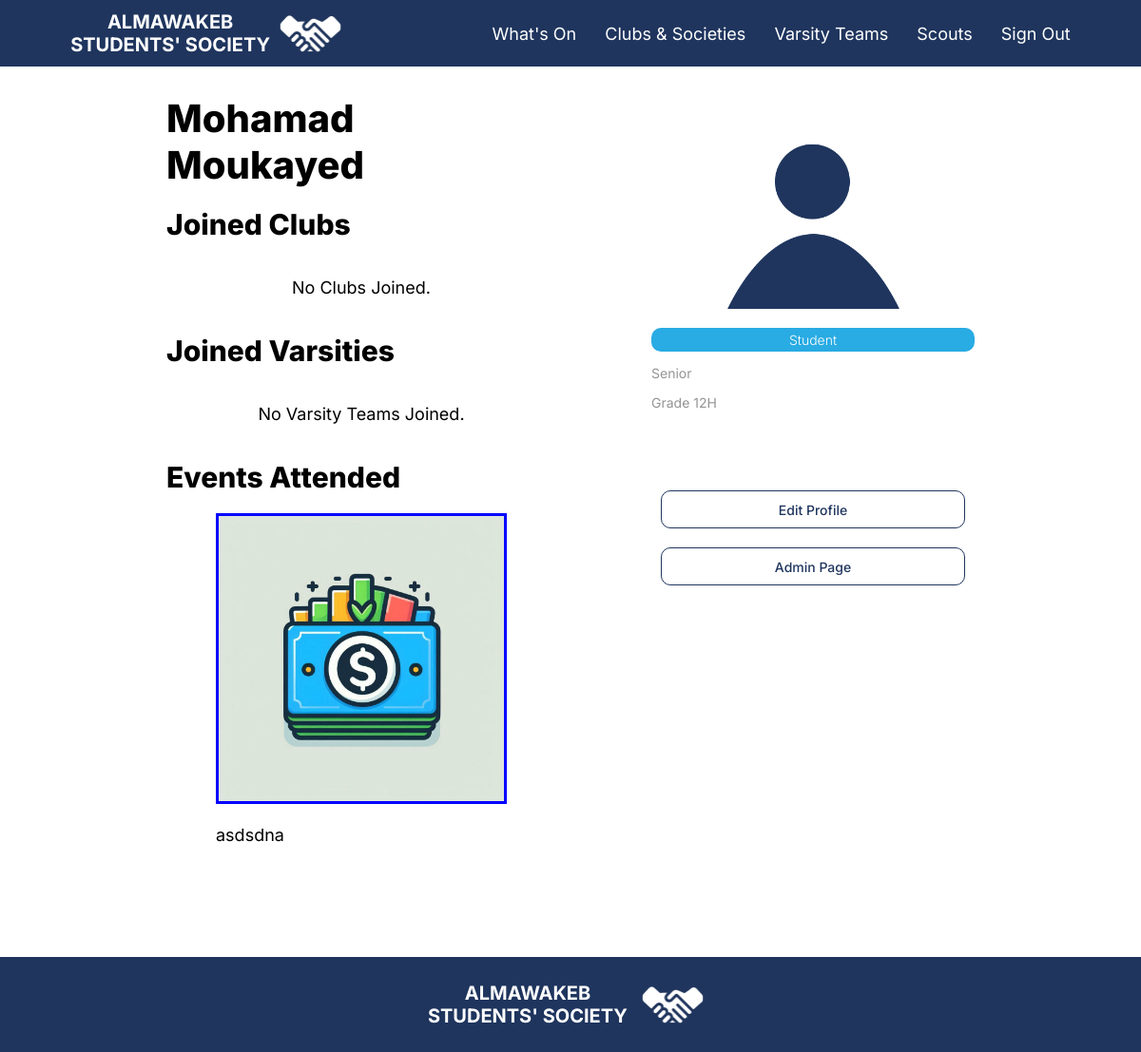
The app's page /profile/User (signed in), older data.
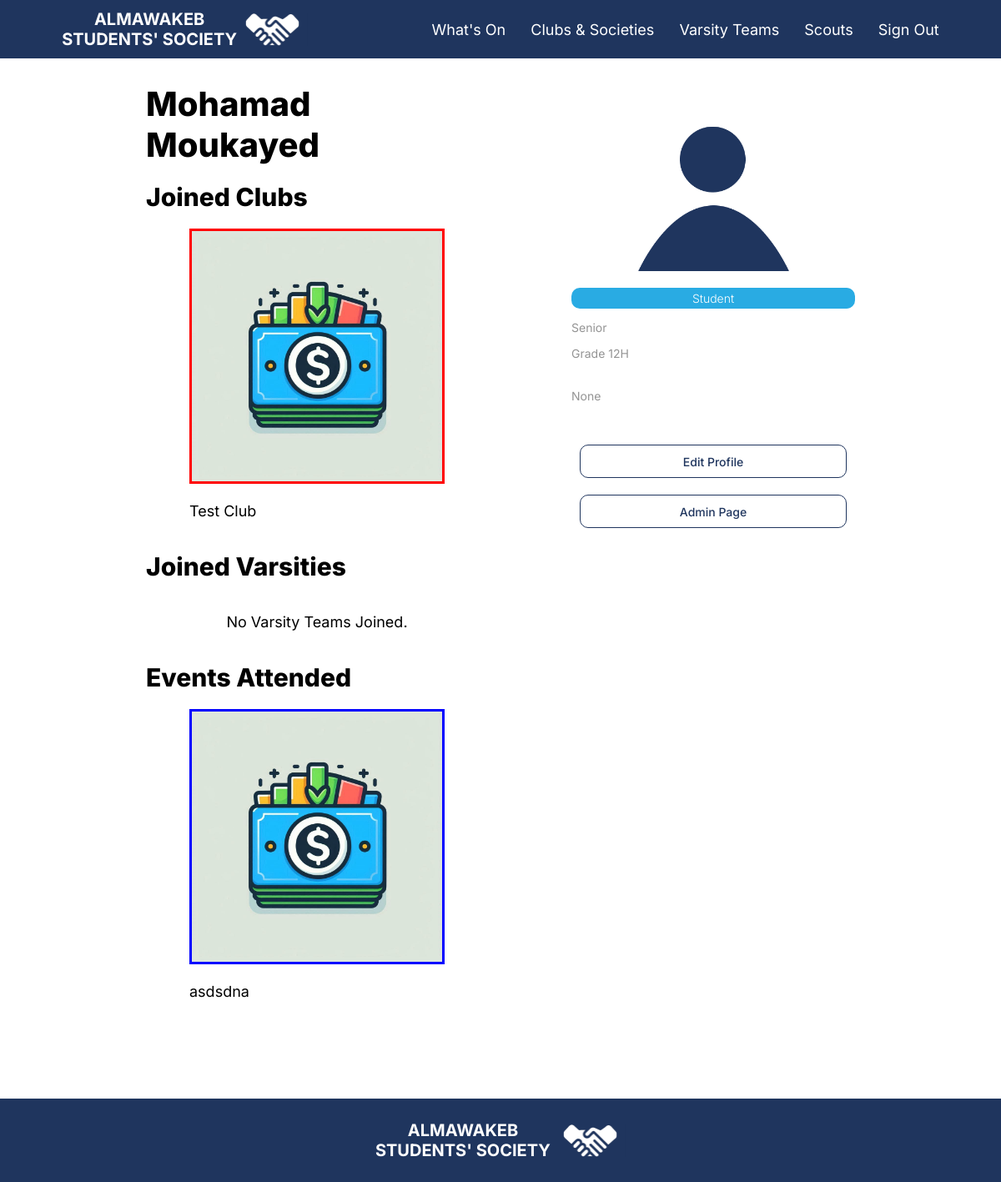
The same page, newer data.
### mainapp/models.py (models this page shows, shortened)
class Event(models.Model):
    GROUP_CHOICES = [
        ('ngr', 'All Year Levels'),
        ('12', 'Senior'),
        ('11', 'Junior'),
        ('10', 'Sophomore'),
        ('9', 'Freshman'),
    ]
    GRADE_CHOICES = [
        ('nosec', 'All Sections'),
        ('A', 'A'),
        ('B', 'B'),
        ('C', 'C'),
        ('D', 'D'),
        ('E', 'E'),
        ('F', 'F'),
        ('G', 'G'),
        ('H', 'H'),
        ('I', 'I'),
        ('J', 'J'),
    ]
    author = models.ForeignKey(Club, on_delete=models.CASCADE, related_name='authored_events')
    cover = models.ImageField(upload_to='event_covers/', blank=True, null=True)  # Remove default and allow blank/null
    title = models.CharField(max_length=100)
    text = models.TextField()
    summary = models.CharField(max_length=150)
    date = models.DateField()
    start_time = models.TimeField(blank=True, null=True)
    end_time = models.TimeField(blank=True, null=True)
    published_date = models.DateTimeField(null=True, blank=True)
    location = models.CharField(max_length=150, blank=True)
    color = models.ForeignKey(Club, on_delete=models.CASCADE, related_name='club_color', blank=True, null=True)
    group = models.CharField(max_length=3, choices=GROUP_CHOICES,default="ngr")
    grade = models.CharField(max_length=5, choices=GRADE_CHOICES,default="nosec")
    members_only = models.BooleanField(default=False)
    highlight = models.BooleanField(default=False)
    significant_event = models.BooleanField(default=False)
    attending_Students = models.ManyToManyField(User, related_name='attending_students', blank=True)
    confirmed_Students = models.ManyToManyField(User, related_name='confirm_students', blank=True)
    links = models.ManyToManyField(Links, related_name='events_links', blank=True)
    typeitem = "event"

class User(AbstractBaseUser, PermissionsMixin):
    name = models.CharField(max_length=255)
    email = models.EmailField(verbose_name="email", max_length=60, unique=True)
    is_admin = models.BooleanField(default=False)
    is_staff = models.BooleanField(default=False)
    is_active = models.BooleanField(default=True)
    associated_student = models.ForeignKey("Student",null=True, blank=True, on_delete=models.CASCADE)
    associated_faculty = models.ForeignKey("Faculty",null=True, blank=True, on_delete=models.CASCADE)
    associated_clubs = models.ManyToManyField("Club", blank=True,related_name="associated_clubs")
    associated_varsities = models.ManyToManyField("Varsity", blank=True,related_name="associated_varsity")
    objects = UserManager()
    USERNAME_FIELD = 'email'
    REQUIRED_FIELDS = ['name']

class Student(models.Model):
    student_db_id = models.CharField(max_length=20, primary_key=True,help_text="Student ID")
    YEAR_CHOICES = [
        ('FR', 'Freshman'),
        ('SO', 'Sophomore'),
        ('JR', 'Junior'),
        ('SR', 'Senior'),
    ]
    SECTION_CHOICES = [
        ('A', 'A'),
        ('B', 'B'),
        ('C', 'C'),
        ('D', 'D'),
        ('E', 'E'),
        ('F', 'F'),
        ('G', 'G'),
        ('H', 'H'),
        ('I', 'I'),
        ('J', 'J'),
    ]
    year_level = models.IntegerField(blank=True, null=True)
    section = models.CharField(max_length=1, choices=SECTION_CHOICES)
    profile_picture = models.ImageField(upload_to='profiles/', null=True, blank=True, default='default-pfp.png')
    about = models.TextField(blank=True,null=True)
    year_level_title = models.CharField(max_length=10, blank=True)
    gender = models.CharField(max_length=10,choices=[('male', 'Male'), ('female','Female')], default='male')

class Club(models.Model):
    name = models.CharField(max_length=255)
    heads = models.ManyToManyField(User, related_name='head_clubs', blank=True)
    leadership = models.ManyToManyField(User, related_name='leadership_roles', blank=True)
    members = models.ManyToManyField(User, related_name='membership_clubs', blank=True)
    advisors = models.ManyToManyField(User, related_name='advisor_clubs', blank=True)
    events = models.ManyToManyField('Event', related_name='events', blank=True)
    type = models.CharField(choices=[('male', "Boys Only"),('female','Girls Only'), ('mixed', 'Mixed Club')], default='mixed', max_length=6)
    about = models.TextField()
    logo = models.ImageField(upload_to='clubs_logos/')
    color = models.CharField(max_length=7)  # Hex color code
    links = models.ManyToManyField(Links, related_name='club_links', blank=True)

### mainapp/views.py (the view, shortened to what this page needs)
# urls.py: path("profile/User", views.UserProfile, name="user_profile"),
def UserProfile(request: WSGIRequest):
    if request.user is None:
        return redirect("/")
    else:
        userType = ""
        memberCount = 0
        clubSlashMembers = None
        if request.user.associated_student is not None:
            userType = "student"
            clubSlashMembers = {"clubs":getClubs(request.user),"varsities":getVarsities(request.user)}
        allUsers = User.objects.all()
        events = []
        for event in Event.objects.all():
            if request.user in event.attending_Students.all():
                events.append(event)
        return render(request, "profile_student.html", {'url':request.build_absolute_uri(), 'user': request.user, 'userType': userType,"clubSlashMembers": clubSlashMembers, 'allUsers': allUsers, 'attendingEvents':events, 'litAllUsers': User.objects.all()})

### mainapp/views.py (called while the page is built)
def getVarsities(user):
    varsities = []
    for varsity in Varsity.objects.all():
        if user in varsity.members.all():
            varsities.append(varsity)
    return varsities

def getClubs(user):
    clubs = []
    for club in Club.objects.all():
        if user in club.members.all():
            clubs.append(club)
    return clubs

### templates/profile_student.html (shortened to what this page needs)
{% extends 'Base.html' %}
{% load static %}
{% load custom_tags %}
{% block content %}
<div class="pagecontrol">
    <div style="display: flex; justify-content: space-between; flex-direction: column; flex: 1;">
        <p class="pageTitle" style="margin: 0px;">{{ user.name }}</p>
        <br>
        {% if userType == "student" %}
        <p class="pageSubtitle" style="margin: 0px;">Joined Clubs</p>
        <br>
        <div class="grid">
            {% for club in clubSlashMembers.clubs %}
            <div>
                <a href="{% url 'club_detail' club.id %}">
                    <img class="eventCover" style="border: {{ club.color }} 3px solid;" src="{{ club.logo.url }}" alt="Club Cover">
                    <p class="text">{{ club.name }}</p>
                </a>
            </div>
            {% empty %}
            <p class="text">No Clubs Joined.</p>
            {% endfor %}
        </div>
        <br>
        <div class="profileRow">
        <p class="pageSubtitle" style="margin: 0px;">Joined Varsities</p>
        </div>
        <br>
        <div class="grid">
            {% for varsity in clubSlashMembers.varsities %}
            <div>
                <a href="{% url 'varsity_detail' varsity.id %}">
                    <img class="eventCover" style="border: {{ varsity.color }} 3px solid;" src="{{ varsity.logo.url }}" alt="{{ varsity.name }}">
                    <p class="text">{{ varsity.name }}</p>
                </a>
            </div>
            {% empty %}
            <p class="text">No Varsity Teams Joined.</p>
            {% endfor %}
        </div>
        <br>
        <div class="profileRow">
        <p class="pageSubtitle" style="margin: 0px;">Events Attended</p>
        </div>
        <br>
        <div class="grid">
            {% for events in attendingEvents %}
            <div>
                <a href="{% url 'event_detail' events.id %}">
                    <img class="eventCover" style="border: blue 3px solid;" src="{{ events.cover.url }}" alt="{{ events.name }}">
                    <p class="text">{{ events.title }}</p>
                </a>
            </div>
            {% empty %}
            <p class="text">No Events Attending.</p>
            {% endfor %}
        </div>
        {% endif %}
    </div>
    <div>
        {% if userType == "student" %}
        <div class="centerer huns" style="margin-bottom: 20px;">
        <img src="{{ user.associated_student.profile_picture.url }}" alt="Profile Picture" class="articleCover">
        </div>
        <div class="tagBox" style="background: #29abe3;">
            <p class="tagText">Student</p>
        </div>
        <p class="aboutText sidebar">{{ user.associated_student.year_level_title }}</p>
        <p class="aboutText sidebar">Grade {{ user.associated_student.year_level }}{{ user.associated_student.section }}</p>
        <div class="aboutText sidebar">{{ user.associated_student.about | safe}}</div>
        {% endif %}
        <br>
        <a href="/profile/Edit" class="centercontrol"><button class="btn">Edit Profile</button></a>
        <br>
        {% if user.is_admin and user.is_superuser and user.is_staff %}
        <a href="/admin" target="_blank" class="centercontrol"><button class="btn">Admin Page</button></a><br>
        {% endif %}
    </div>
</div>
{% endblock %}

Row changes from the older to the newer data that the page shows:
changed User "Mohamad Moukayed": associated_student.about (not shown) → "None"
now on this page (row edited): Club: logo (picture), name "Test Club"
Text that changed along with them:
text no longer shown: "No Clubs Joined."
